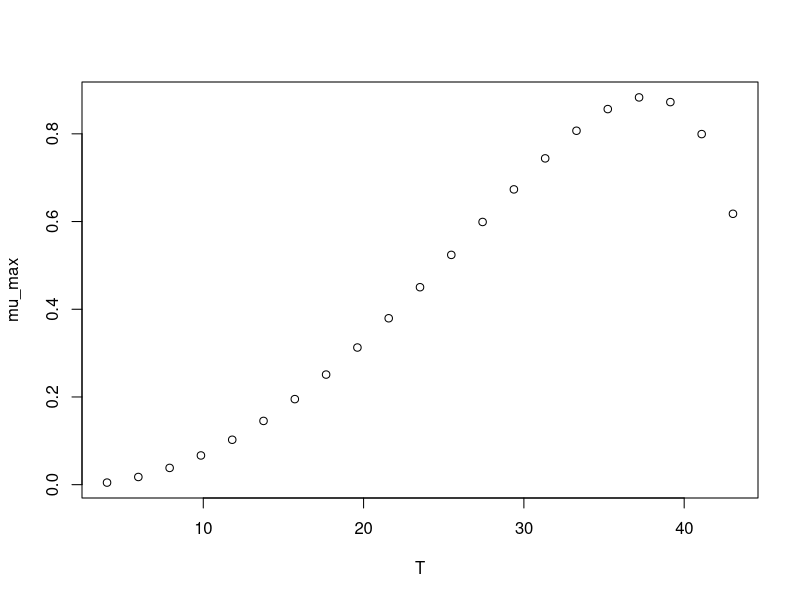

Write the R code that produced this figure.
#############################
# start of Parameter script
#############################
T <- seq(3.996003996004,43.043,length.out=21)
#############################
# end of Parameter script
#############################
############################# 
# start of Model script Gropin ID 501 
#############################
 
# constant coefficients for this model
 
variables <- data.frame(T)
argumentsPar <- expand.grid(variables)
 
# heart of the model
response_surface <- function(T) {
   mumax <-0.975*((T-45.7)*((T-1.9)^2))/((36.4*(T-38.3)-(-7.4)*(36.4-2*T))*36.4)

return(mumax=mumax)
} 

# output parameters
mumax <- cbind(argumentsPar,response_surface(argumentsPar['T']))
colnames(mumax) <- c(colnames(argumentsPar),'mumax')
#############################
# End of Model script
#############################
############################# 
# start of Visualisation script Gropin ID 501 
#############################
plot(T,mumax$mumax,
                          xlab='T',
                          ylab='mu_max')
#############################
# End of Visualisation script
#############################
